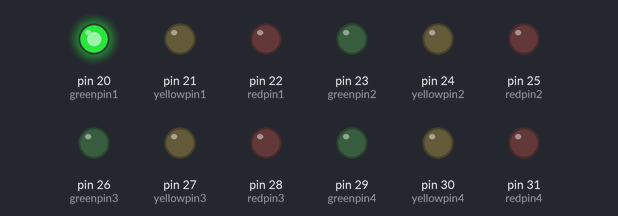
A sketch run on a simulated Arduino Mega 2560, built with avr-gcc and run on an emulated ATmega2560. Parts: output pins drawn as LEDs (lit = HIGH).

Above: at 1.3 s.
At 7.3 s:
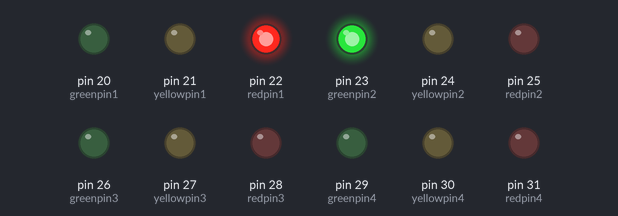
At 13.3 s:
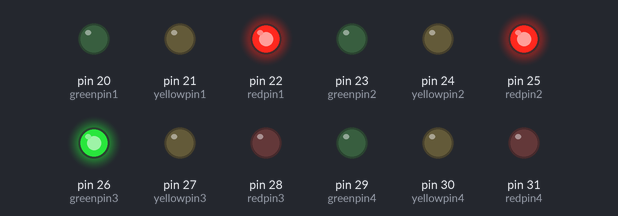
At 19.3 s:
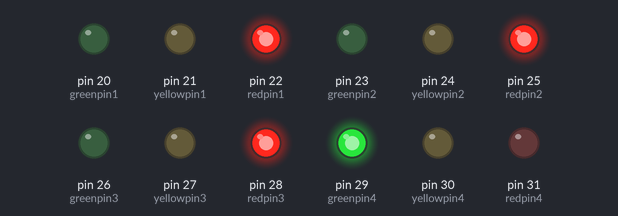
At 25.3 s:
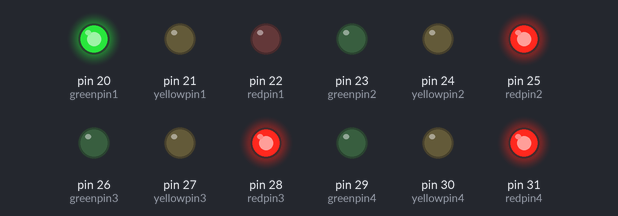
At 37.3 s:
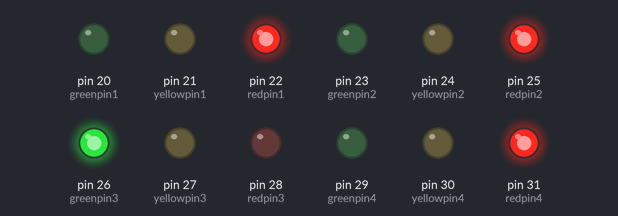
Timing chart, 0 to 38.8 s (numbered marks = the images above):
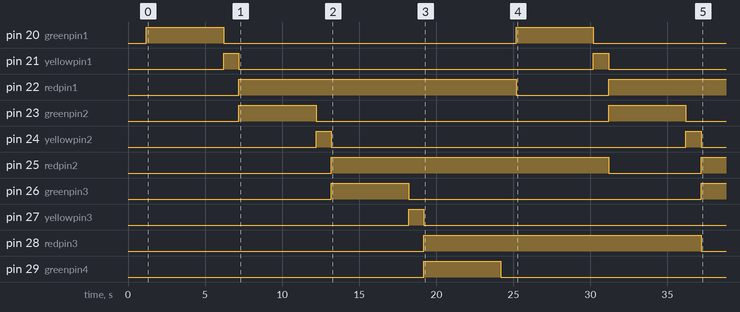

Measured:
- by itself, pin 20 (greenpin1), pin 23 (greenpin2): alternates HIGH for 5.0 s and LOW for 19.0 s
- by itself, pin 21 (yellowpin1), pin 24 (yellowpin2): alternates HIGH for 1.0 s and LOW for 23.0 s
- by itself, pin 22 (redpin1): LOW → HIGH at 7.2 s, → LOW 18.0 s later, → HIGH 6.0 s later
- by itself, pin 25 (redpin2): LOW → HIGH at 13.2 s, → LOW 18.0 s later, → HIGH 6.0 s later
- by itself, pin 26 (greenpin3): LOW → HIGH at 13.2 s, → LOW 5.0 s later, → HIGH 19.0 s later
- by itself, pin 27 (yellowpin3): LOW → HIGH at 18.2 s, → LOW 1.0 s later
- by itself, pin 28 (redpin3): LOW → HIGH at 19.2 s, → LOW 18.0 s later
- by itself, pin 29 (greenpin4): LOW → HIGH at 19.2 s, → LOW 5.0 s later

The sketch:

Arduino_TrafficLight2.ino
```cpp
const int greenpin1 = 20;
const int yellowpin1 = 21;
const int redpin1 =22;
const int greenpin2 = 23;
const int yellowpin2 = 24;
const int redpin2 = 25;
const int greenpin3 = 26;
const int yellowpin3 = 27;
const int redpin3 = 28;
const int greenpin4 = 29;
const int yellowpin4 = 30;
const int redpin4 =31;

void setup() {
  // put your setup code here, to run once:
  pinMode(greenpin1,OUTPUT);
  pinMode(yellowpin1,OUTPUT);
  pinMode(redpin1,OUTPUT);
  pinMode(greenpin2,OUTPUT);
  pinMode(yellowpin2,OUTPUT);
  pinMode(redpin2,OUTPUT);
  pinMode(greenpin3,OUTPUT);
  pinMode(yellowpin3,OUTPUT);
  pinMode(redpin3,OUTPUT);
  pinMode(greenpin4,OUTPUT);
  pinMode(yellowpin4,OUTPUT);
  pinMode(redpin4,OUTPUT);

  digitalWrite(redpin1,LOW);
  delay(100);
  digitalWrite(redpin2,LOW);
  delay(100);
  digitalWrite(redpin3,LOW);
  delay(100);
  digitalWrite(redpin4,LOW);
  delay(100);
  digitalWrite(yellowpin1,LOW);
  delay(100);
  digitalWrite(yellowpin2,LOW);
  delay(100);
  digitalWrite(yellowpin3,LOW);
  delay(100);
  digitalWrite(yellowpin4,LOW);
  delay(100);
  digitalWrite(greenpin1,LOW);
  delay(100);
  digitalWrite(greenpin2,LOW);
  delay(100);
  digitalWrite(greenpin3,LOW);
  delay(100);
  digitalWrite(greenpin4,LOW);
  delay(100);

}

void loop() {
  // put your main code here, to run repeatedly:
lane1();
lane2();
lane3();
lane4();
}

void lane1()
{
  digitalWrite(redpin1, LOW);
  digitalWrite(greenpin1,HIGH);
  delay(5000);
  digitalWrite(greenpin1,LOW);
  digitalWrite(yellowpin1, HIGH);
  delay(1000);
  digitalWrite(yellowpin1, LOW);
  digitalWrite(redpin1, HIGH);
}

void lane2()
{
  digitalWrite(redpin2, LOW);
  digitalWrite(greenpin2,HIGH);
  delay(5000);
  digitalWrite(greenpin2,LOW);
  digitalWrite(yellowpin2, HIGH);
  delay(1000);
  digitalWrite(yellowpin2, LOW);
  digitalWrite(redpin2, HIGH);
}

void lane3()
{
  digitalWrite(redpin3, LOW);
  digitalWrite(greenpin3,HIGH);
  delay(5000);
  digitalWrite(greenpin3,LOW);
  digitalWrite(yellowpin3, HIGH);
  delay(1000);
  digitalWrite(yellowpin3, LOW);
  digitalWrite(redpin3, HIGH);
}

void lane4()
{
  digitalWrite(redpin4, LOW);
  digitalWrite(greenpin4,HIGH);
  delay(5000);
  digitalWrite(greenpin4,LOW);
  digitalWrite(yellowpin4, HIGH);
  delay(1000);
  digitalWrite(yellowpin4, LOW);
  digitalWrite(redpin4, HIGH);
}
```
